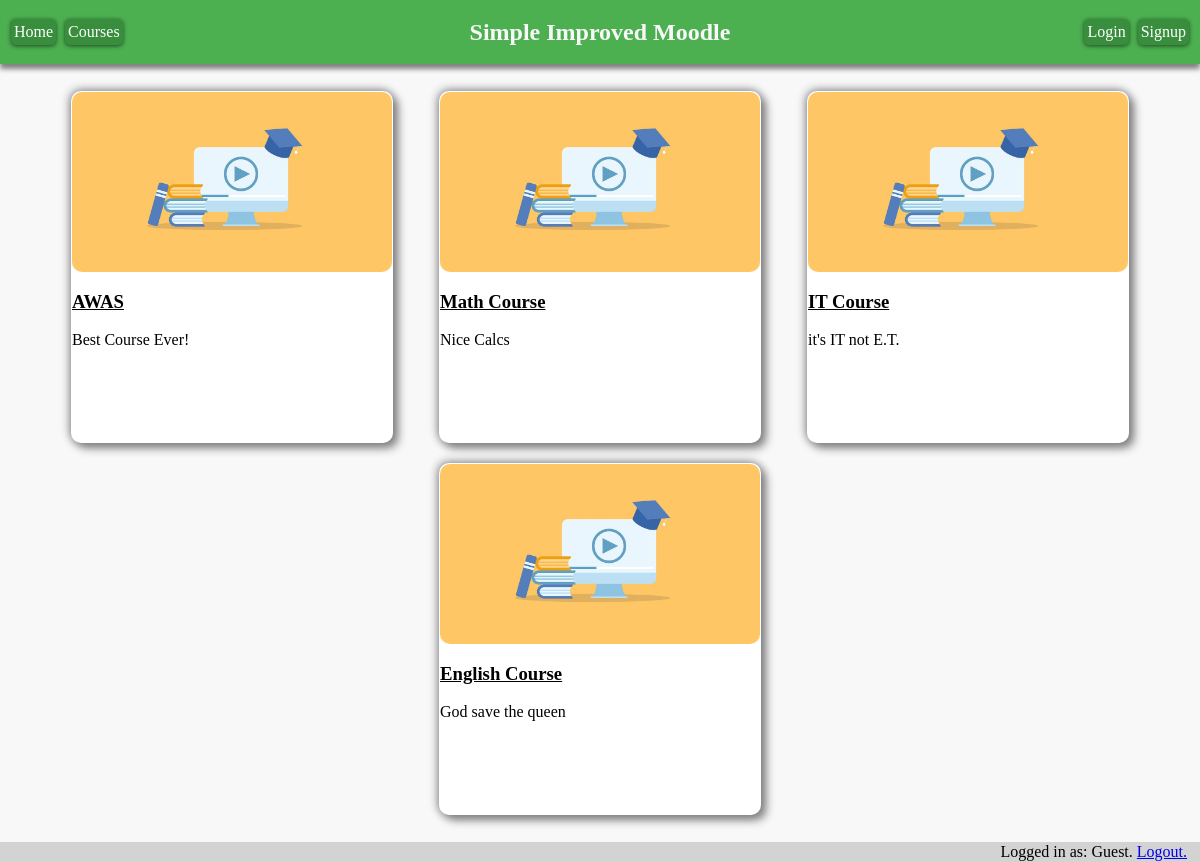
/courses.php, run on the app's committed database.
### tables this page shows
CREATE TABLE "Courses"
(
    ID          INTEGER
        primary key,
    name        varchar(255) not null,
    description varchar(255),
    image       varchar(255) default 'images/default-course-image.jpg'
);

### courses.php (the view, shortened to what this page needs)
<!doctype html>
<html lang="en">
<head>
    <link rel="stylesheet" href="style.css">
    <link rel="stylesheet" href="courses.css">
</head>
<body>
<header>
    <div id="navbar">
        <div id="navleft">
            <a class="btn" href="index.php" style="margin-right: 1%">Home</a>
            <a class="btn" href="courses.php" style="margin-right: 1%">Courses</a>
        </div>
        <div id="navcentre">
            <h2 class="title">Simple Improved Moodle</h2></div>
        <div id="navright">
            <a class="btn" href="login.html" style="margin-right: 1%">Login</a>
            <a class="btn" href="signup.php">Signup</a>
        </div>
    </div>
</header>
<div id="grid">
    <?php
    $db = new SQLite3("SecureDB.sqlite", SQLITE3_OPEN_READWRITE);
    $query_result = $db->query("SELECT * FROM Courses;");
    $row = $query_result->fetchArray();
    while ($row) {
        echo '<div class="grid-card">
                                <div class="image-div" style="background-image:url(\''. $row[3] .' \') ;"> </div>
                                <h3><a class="course-link" href="course.php?id='. $row[0] .'">' . $row[1] .'</a></h3>
                                <p>' . $row[2] .'</p> </div>';
        $row = $query_result->fetchArray();
    }
    ?>
</div>
<footer id="footer">
    <div id="loginfo">
        Logged in as: <?php echo $_SESSION["username"]."."; ?>
        <a href="logout.php">Logout.</a>
    </div>
</footer>
</body>
</html>

### style.css (style rules this page uses)
body { margin: 0; background-color: #f8f8f8; }
#navbar { width: 100%; height: 64px; display: flex; justify-content: center; align-items: center; background-color: #4CAF50; box-shadow: 0 5px 5px gray; }
#navcentre { width: 33%; display: flex; justify-content: center; }
#navleft { width: 33%; display: flex; justify-content: left; }
#navright { width: 33%; display: flex; justify-content: right; }
#footer { padding: 1px; margin-top: 16px; background-color: lightgray; display: flex; justify-content: flex-end; }
#loginfo { margin-right: 1%; }
.btn { text-decoration: none; position: relative; margin: 5px; padding: 4px 3px 4px 3px; overflow: hidden; border-width: 0; outline: none; border-radius: 5px; box-shadow: 0 1px 4px rgba(0, 0, 0, .6); background-color: #388E3C; color: #FFF; transition: background-color .3s; }
.btn:before { content: ""; position: absolute; top: 50%; left: 50%; display: block; width: 0; padding-top: 0; border-radius: 100%; background-color: rgba(236, 240, 241, .3); -webkit-transform: translate(-50%, -50%); -moz-transform: translate(-50%, -50%); -ms-transform: translate(-50%, -50%); -o-transform: translate(-50%, -50%); transform: translate(-50%, -50%); }
.title { color: #f8f8f8; }

### courses.css (style rules this page uses)
#grid { display: flex; flex-wrap: wrap; padding: 1px; width: 92%; margin: auto; margin-top: 16px; }
.grid-card { padding: 1px; margin: auto; margin-bottom: 10px; margin-top: 10px; width: 320px; height: 350px; background-color: white; border-radius: 10px; box-shadow: 5px 5px 10px gray, -1px -1px 10px gray; }
.image-div { width: 100%; height: 180px; border-radius: 10px; max-height: 180px; background-size: 100%; }
.course-link { color: black; }

### data on the page
courses: image (placeholder picture), name "AWAS", description "Best Course Ever!"
courses: image (placeholder picture), name "Math Course", description "Nice Calcs"
courses: image (placeholder picture), name "IT Course", description "it's IT not E.T."
courses: image (placeholder picture), name "English Course", description "God save the queen"

### other printed values
$_SESSION["username"] "Guest"
